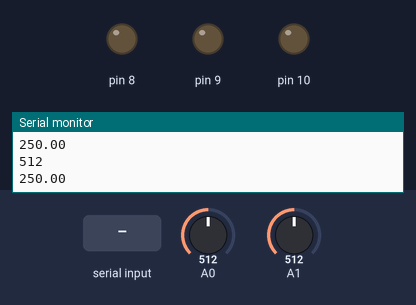
Bench run of a sketch on a simulated Arduino Uno, built with avr-gcc and run on an emulated ATmega328P. Parts: output pins drawn as LEDs (lit = HIGH), the last lines printed to the serial monitor. Inputs (shaded band) come from the test bench; at power-on: A0 = 512, A1 = 512.

Above: at 1.2 s.
1.3 s: "rON\n" received over Serial
At 3.0 s:
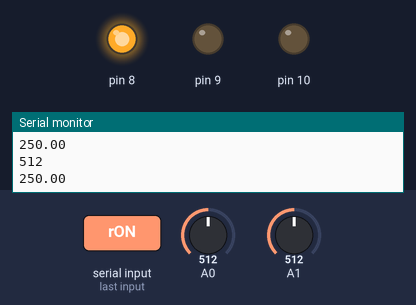
3.3 s: "gON\n" received over Serial
At 4.5 s:
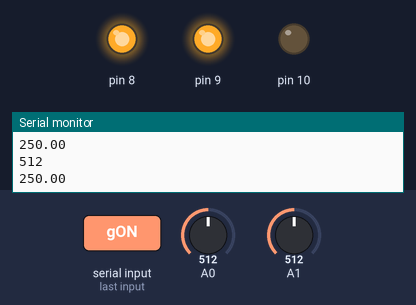
5.1 s: "rOFF\n" received over Serial
At 6.0 s:
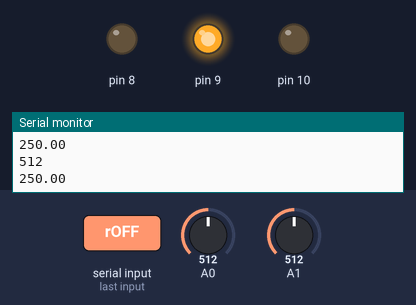
6.9 s: "yON\n" received over Serial
At 8.4 s:
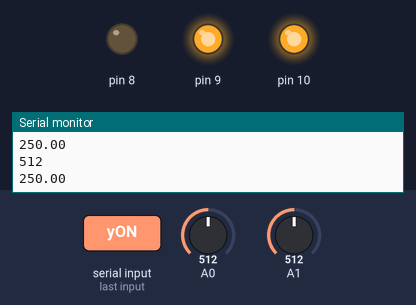
8.7 s: "gOFF\n" received over Serial
At 10.0 s:
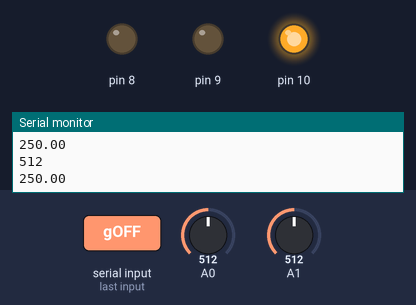
10.5 s: "yOFF\n" received over Serial
At 11.5 s:
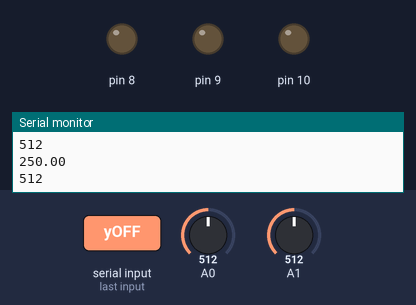
Timing chart, 0 to 13.3 s (numbered marks = the images above; inputs shaded):
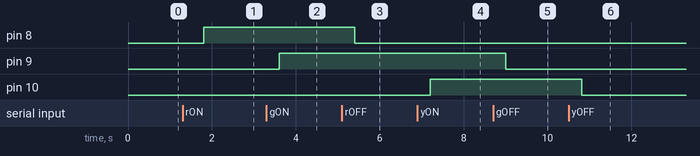

The sketch:

arduinoSketch.ino
```cpp
//Declare variables
int pin;
int state;

void setup()
{
  //Open serial port
  Serial.begin(9600);

  //Set pins 8,9 and 10 to be output pins
  pinMode(8, OUTPUT);
  pinMode(9, OUTPUT);
  pinMode(10, OUTPUT);
}

void loop()
{
  //If a message is being sent from the server
  if (Serial.available() > 0)
  {
    //Read the message and store it in a variable
    String message = Serial.readStringUntil('\n');

    //Turn the various LEDs on or off depending on the message sent
    if (message == "rON")
    {
      digitalWrite(8, HIGH);
    }

    else if (message == "rOFF")
    {
      digitalWrite(8, LOW);
    }

    else if (message == "gON")
    {
      digitalWrite(9, HIGH);
    }

    else if (message == "gOFF")
    {
      digitalWrite(9, LOW);
    }

    else if (message == "yON")
    {
      digitalWrite(10, HIGH);
    }

    else if (message == "yOFF")
    {
      digitalWrite(10, LOW);
    }
  }

  //Obtain a carbon monoxide reading from the sensor and send it to the server
  int coSensor_Value = analogRead(A0);
  String coString = String(coSensor_Value, DEC);
  Serial.println(coString);

  //Pause for 100ms
  delay(100);

  //Obtain a temperature reading from the sensor and send it to the server
  uint16_t val;
  double dat;
  val = analogRead(A1);
  dat = (double) val * (5 / 10.24);
  String tempString = String(dat);
  Serial.println(tempString);

  //Pause for 500ms
  delay(500);
}
```

Measured:
- after the input at 1.3 s, pin 8: LOW → HIGH after 0.50 s
- after the input at 3.3 s, pin 9: LOW → HIGH after 0.30 s
- after the input at 5.1 s, pin 8: HIGH → LOW after 0.31 s
- after the input at 6.9 s, pin 10: LOW → HIGH after 0.31 s
- after the input at 8.7 s, pin 9: HIGH → LOW after 0.31 s
- after the input at 10.5 s, pin 10: HIGH → LOW after 0.31 s
